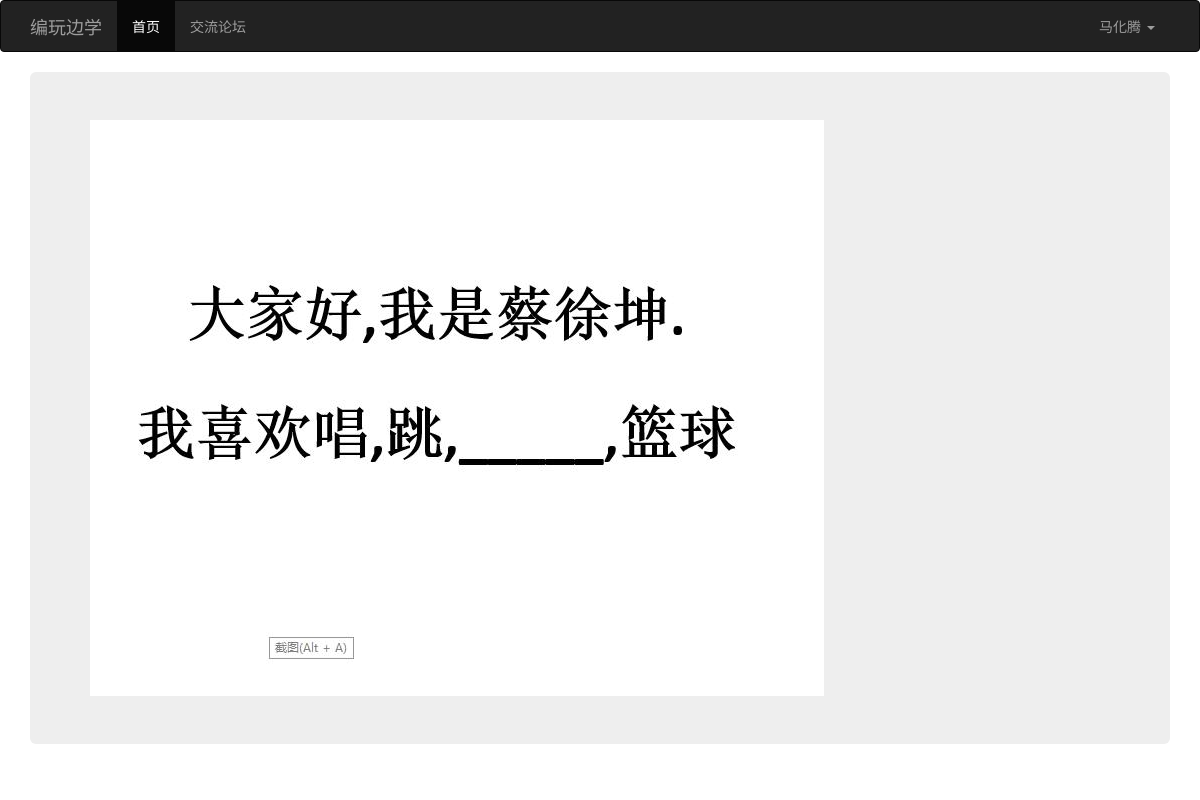
/challenge/0 (signed in), run on the app's committed database.
### main.py (models this page shows)
class User(db.Model):
    __tablename__ = 'users'
    id = db.Column(db.Integer, primary_key=True)
    username = db.Column(db.String(16), nullable=False, unique=True)
    password = db.Column(db.String(100), nullable=False)
    email = db.Column(db.String(64), nullable=True)
    address = db.Column(db.String(50), nullable=True)
    info = db.Column(db.String(100), nullable=True)
    stage = db.Column(db.Integer, default='0')
    real_avatar = db.Column(db.String(100))

class Challenge(db.Model):
    __tablename__ = 'challenge'
    id = db.Column(db.Integer, primary_key=True)
    answer = db.Column(db.String(100), nullable=False)
    photo = db.Column(db.String(100), nullable=False)

### main.py (the view)
@app.route('/challenge/<answer>')
def challenge(answer):
    chapter = Challenge.query.filter(Challenge.answer == answer).first()
    if chapter:
        photo = chapter.photo
        user_id = session.get('user_id')
        if user_id:
            user = User.query.filter(User.id == user_id).first()
            user.stage = answer
            db.session.commit()
        return render_template('challenge.html', photo=photo)
    else:
        return "<h2>答案错误,请返回重新尝试!</h2>"

### main.py (called while the page is built)
@app.context_processor
def my_context_processor():
    user_id = session.get('user_id')
    if user_id:
        user = User.query.filter(User.id == user_id).first()
        if user:
            return {'um': user}
    return {}

### templates/challenge.html
{% extends "base.html" %}
{% block content %}
    <div class="container">
        <div class="jumbotron">
            <img src="{{ url_for("static",filename=photo) }}">
        </div>
    </div>
{% endblock %}

### templates/base.html (shortened to what this page needs)
{% extends "bootstrap/base.html" %}
{% block navbar %}
    <nav class="navbar navbar-inverse">
        <div class="container">
            <div class="navbar-header">
                <a class="navbar-brand" href="#">编玩边学</a>
            </div>
            <div class="collapse navbar-collapse" id="bs-example-navbar-collapse-1">
                <ul class="nav navbar-nav">
                    <li class="active"><a href="{{ url_for('index') }}">首页<span class="sr-only">(current)</span></a>
                    </li>
                    {% if um %}
                        <li><a href="{{ url_for("forum_index") }}">交流论坛</a></li>
                    {% else %}
                        <li><a href="{{ url_for("login") }}">交流论坛</a></li>
                    {% endif %}
                </ul>
                <ul class="nav navbar-nav navbar-right">
                    {% if um %}
                        <li class="dropdown">
                            <a href="#" class="dropdown-toggle" data-toggle="dropdown" role="button"
                               aria-haspopup="true" aria-expanded="false">{{ um.username }} <span class="caret"></span></a>
                        </li>
                    {% else %}
                        <li><a href="{{ url_for('login') }}">登录</a></li>
                        <li><a href="{{ url_for('register') }}">注册</a></li>
                    {% endif %}
                </ul>
            </div>
        </div>
    </nav>
{% endblock %}

### data on the page
User: username "马化腾"
Challenge: photo (picture)
